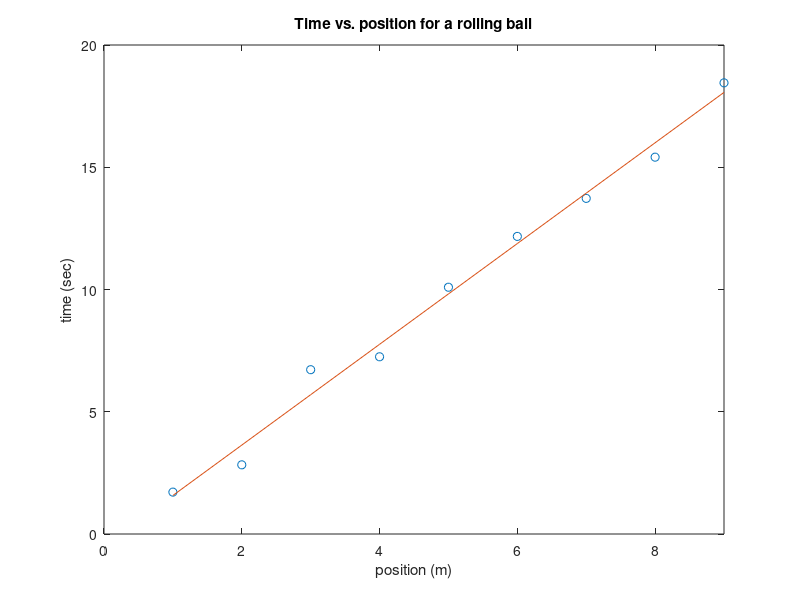

Write MATLAB code to recreate this figure.
% Simulate position vs. time data for a rolling ball
close all; clear all;
% randn('state',0); % Reset the random number generator
x = 1:9;  % define the intervals for taking measurments
vox = 0.5;    % initial velocity in the x direction
t = x/vox;    % compute t for ideal case
t = t+.5*randn([size(x) 1]); % add some noise
plot(x,t,'o') % plot the data and add labels
ylabel('time (sec)')
xlabel('position (m)')
title('Time vs. position for a rolling ball')
axis([0 9 0 20])
hold on  % keep the first graph up while we plot the fitted line

% Fit a line thru the data and plot the result over the data plot
temp = polyfit(x,t,1); % least squares fitting to a line
a2 = temp(2) % y-intercept of the fitted line
a1 = temp(1) % slope of fitted lines
fit = a2+a1*x;
plot(x,fit)
axis([0 9 0 20])
hold on